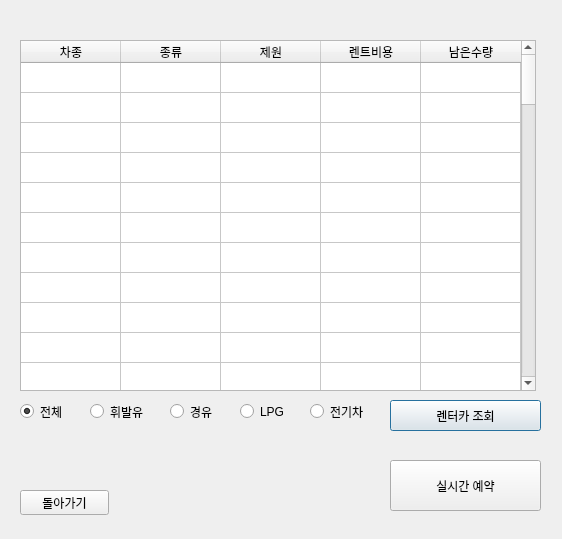
<?xml version="1.0" encoding="UTF-8"?>
<ui version="4.0">
 <class>rentacar</class>
 <widget class="QDialog" name="rentacar">
  <property name="geometry">
   <rect>
    <x>0</x>
    <y>0</y>
    <width>562</width>
    <height>539</height>
   </rect>
  </property>
  <property name="windowTitle">
   <string>둘이옵서예 렌터카 예약</string>
  </property>
  <widget class="QTableWidget" name="carlist">
   <property name="geometry">
    <rect>
     <x>20</x>
     <y>40</y>
     <width>516</width>
     <height>351</height>
    </rect>
   </property>
   <property name="rowCount">
    <number>65</number>
   </property>
   <attribute name="verticalHeaderVisible">
    <bool>false</bool>
   </attribute>
   <row/>
   <row/>
   <row/>
   <row/>
   <row/>
   <row/>
   <row/>
   <row/>
   <row/>
   <row/>
   <row/>
   <row/>
   <row/>
   <row/>
   <row/>
   <row/>
   <row/>
   <row/>
   <row/>
   <row/>
   <row/>
   <row/>
   <row/>
   <row/>
   <row/>
   <row/>
   <row/>
   <row/>
   <row/>
   <row/>
   <row/>
   <row/>
   <row/>
   <row/>
   <row/>
   <row/>
   <row/>
   <row/>
   <row/>
   <row/>
   <row/>
   <row/>
   <row/>
   <row/>
   <row/>
   <row/>
   <row/>
   <row/>
   <row/>
   <row/>
   <row/>
   <row/>
   <row/>
   <row/>
   <row/>
   <row/>
   <row/>
   <row/>
   <row/>
   <row/>
   <row/>
   <row/>
   <row/>
   <row/>
   <row/>
   <column>
    <property name="text">
     <string>차종</string>
    </property>
   </column>
   <column>
    <property name="text">
     <string>종류</string>
    </property>
   </column>
   <column>
    <property name="text">
     <string>제원</string>
    </property>
   </column>
   <column>
    <property name="text">
     <string>렌트비용</string>
    </property>
   </column>
   <column>
    <property name="text">
     <string>남은수량</string>
    </property>
   </column>
  </widget>
  <widget class="QRadioButton" name="all_btn">
   <property name="geometry">
    <rect>
     <x>20</x>
     <y>400</y>
     <width>61</width>
     <height>23</height>
    </rect>
   </property>
   <property name="text">
    <string>전체</string>
   </property>
   <property name="checked">
    <bool>true</bool>
   </property>
  </widget>
  <widget class="QRadioButton" name="gasoline_btn">
   <property name="geometry">
    <rect>
     <x>90</x>
     <y>400</y>
     <width>61</width>
     <height>23</height>
    </rect>
   </property>
   <property name="text">
    <string>휘발유</string>
   </property>
  </widget>
  <widget class="QRadioButton" name="desel_btn">
   <property name="geometry">
    <rect>
     <x>170</x>
     <y>400</y>
     <width>61</width>
     <height>23</height>
    </rect>
   </property>
   <property name="text">
    <string>경유</string>
   </property>
  </widget>
  <widget class="QRadioButton" name="gas_btn">
   <property name="geometry">
    <rect>
     <x>240</x>
     <y>400</y>
     <width>61</width>
     <height>23</height>
    </rect>
   </property>
   <property name="text">
    <string>LPG</string>
   </property>
  </widget>
  <widget class="QRadioButton" name="battery_btn">
   <property name="geometry">
    <rect>
     <x>310</x>
     <y>400</y>
     <width>61</width>
     <height>23</height>
    </rect>
   </property>
   <property name="text">
    <string>전기차</string>
   </property>
  </widget>
  <widget class="QPushButton" name="inquiry_btn">
   <property name="geometry">
    <rect>
     <x>390</x>
     <y>400</y>
     <width>151</width>
     <height>31</height>
    </rect>
   </property>
   <property name="text">
    <string>렌터카 조회</string>
   </property>
  </widget>
  <widget class="QPushButton" name="reservation_btn">
   <property name="geometry">
    <rect>
     <x>390</x>
     <y>460</y>
     <width>151</width>
     <height>51</height>
    </rect>
   </property>
   <property name="text">
    <string>실시간 예약</string>
   </property>
  </widget>
  <widget class="QPushButton" name="back_btn">
   <property name="geometry">
    <rect>
     <x>20</x>
     <y>490</y>
     <width>89</width>
     <height>25</height>
    </rect>
   </property>
   <property name="text">
    <string>돌아가기</string>
   </property>
  </widget>
 </widget>
 <resources/>
 <connections/>
</ui>
